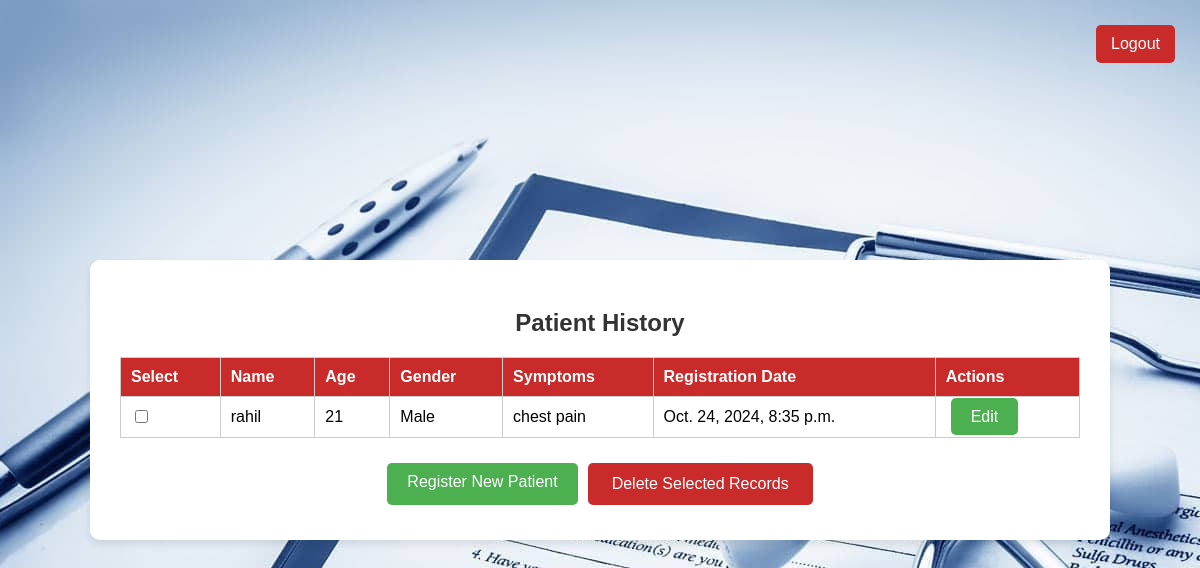
The app's page /users/history/ (signed in), older data.
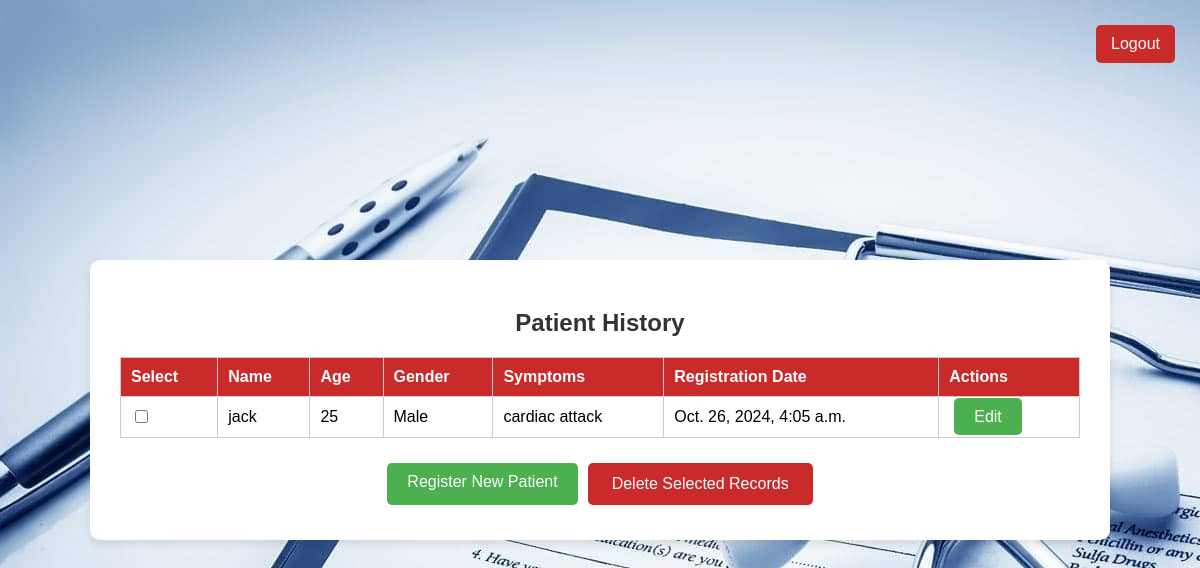
The same page, newer data.
### users/models.py (models this page shows, shortened)
class Patient(models.Model):
    name = models.CharField(max_length=100)
    age = models.IntegerField()
    gender = models.CharField(max_length=10)
    symptoms = models.TextField()
    registration_date = models.DateTimeField(auto_now_add=True)

### users/views.py (the view)
# urls.py: path('history/', views.history, name='history'),
@login_required
def history(request):
    if request.method == 'POST':
        patient_ids = request.POST.getlist('patient_ids')
        if patient_ids:  # Check if any IDs were selected
            Patient.objects.filter(id__in=patient_ids).delete()
            return redirect('history')  # Redirect after deletion
    patients = Patient.objects.all()
    return render(request, 'users/history.html', {'patients': patients})

### templates/users/history.html (shortened to what this page needs)
<!DOCTYPE html>
<html lang="en">
<head>
</head>
<body>
    <a href="{% url 'logout' %}" class="logout-btn">Logout</a>
    <div class="container">
        <h2>Patient History</h2>
        <form method="POST" style="display: inline;">
            <table>
                <thead>
                    <tr>
                        <th>Select</th>
                        <th>Name</th>
                        <th>Age</th>
                        <th>Gender</th>
                        <th>Symptoms</th>
                        <th>Registration Date</th>
                        <th>Actions</th>
                    </tr>
                </thead>
                <tbody>
                    {% for patient in patients %}
                        <tr>
                            <td><input type="checkbox" name="patient_ids" value="{{ patient.id }}"></td>
                            <td>{{ patient.name }}</td>
                            <td>{{ patient.age }}</td>
                            <td>{{ patient.gender }}</td>
                            <td>{{ patient.symptoms }}</td>
                            <td>{{ patient.registration_date }}</td>
                            <td>
                                <a href="{% url 'edit_patient' patient.id %}">Edit</a>
                            </td>
                        </tr>
                    {% endfor %}
                </tbody>
            </table>
            <div class="action-buttons">
                <a href="{% url 'patient_entry' %}">Register New Patient</a>
                <button type="submit" class="delete-button">Delete Selected Records</button>
            </div>
        </form>
    </div>
</body>
</html>

### templates/users/history.html (style rules this page uses)
body { font-family: Arial, sans-serif; background-image: url('/static/images/medical_records.jpg'); background-color: #f4f7f6; margin: 0; padding: 0; display: flex; justify-content: center; align-items: center; height: 100vh; text-align: center; position: relative; }
.container { width: 80%; max-width: 1200px; background-color: #fff; padding: 30px; border-radius: 10px; box-shadow: 0 4px 8px rgba(0, 0, 0, 0.1); }
h2 { margin-bottom: 20px; color: #333; }
table { width: 100%; border-collapse: collapse; margin-bottom: 20px; }
table, th, td { border: 1px solid #ccc; }
th, td { padding: 10px; text-align: left; }
th { background-color: #c92b2b; color: white; }
a, button { padding: 10px 20px; background-color: #4CAF50; color: white; text-decoration: none; border-radius: 5px; border: none; cursor: pointer; transition: background-color 0.3s ease; margin: 5px; }
.delete-button { background-color: #c92b2b; font-size: 16px; padding: 12px 24px; }
.action-buttons { display: flex; justify-content: center; margin-top: 20px; }
.logout-btn { position: absolute; top: 20px; right: 20px; padding: 10px 15px; background-color: #c92b2b; color: white; text-decoration: none; border-radius: 5px; transition: background-color 0.3s ease; }

Row changes from the older to the newer data that the page shows:
removed Patient: name "rahil", age "21", gender "Male", symptoms "chest pain", registration_date "Oct. 24, 2024, 8:35 p.m."
added Patient: name "jack", age "25", gender "Male", symptoms "cardiac attack", registration_date "Oct. 26, 2024, 4:05 a.m."
